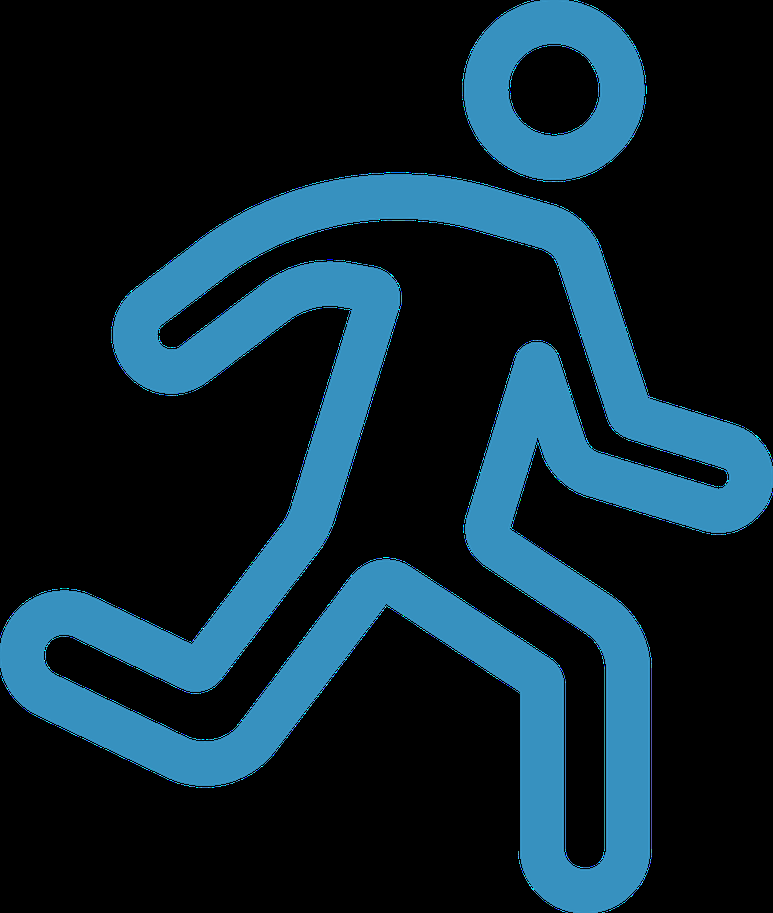
%> input picture matlab/边界提取/people2.png, 773 x 913 px, shrunk from 1982 x 2340 before the run
$ octave getbian.m   (GNU Octave 9; MATLAB toolbox functions it lacks are replaced by stand-ins)
%> lines starting %> are read from the running program, lines starting %| are printed output that depends on the picture; in (x1, y1, x2, y2) boxes, pixels count from 0 and x2, y2 are one past the last pixel; in counts of white or black regions, pixels touching at a corner belong together; the program's own positions count from 1
clear
RGB=imread('people2.png'); %读取图像
%> RGB is the input picture: size 913x773x3 uint8; mean R, G, B 14.4, 38.1, 50.3
I = rgb2gray(RGB);%转换灰度
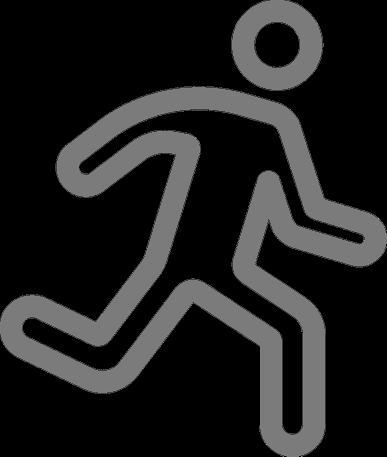
%> I: size 913x773 uint8 (shown at 1/2 size); min 0, max 255, mean 32.3
BW = imbinarize(I);%二值化
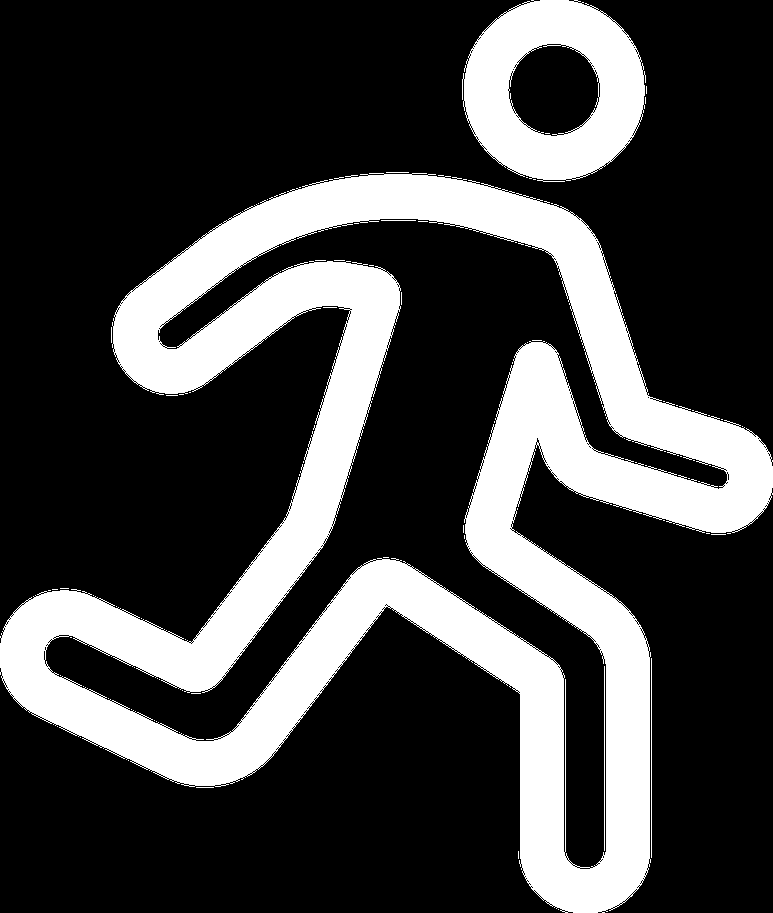
%> BW: size 913x773 logical; 26.2% white; 90 white regions (84 under 20 px), largest, box (x1, y1, x2, y2) and area: (0, 173, 773, 913) 164120, (462, 0, 646, 182) 19745, (651, 658, 652, 858) 200, (604, 666, 605, 851) 185, (381, 220, 416, 221) 35, (386, 172, 409, 173) 23
[B,W] = bwboundaries(BW,'holes');%提取边界
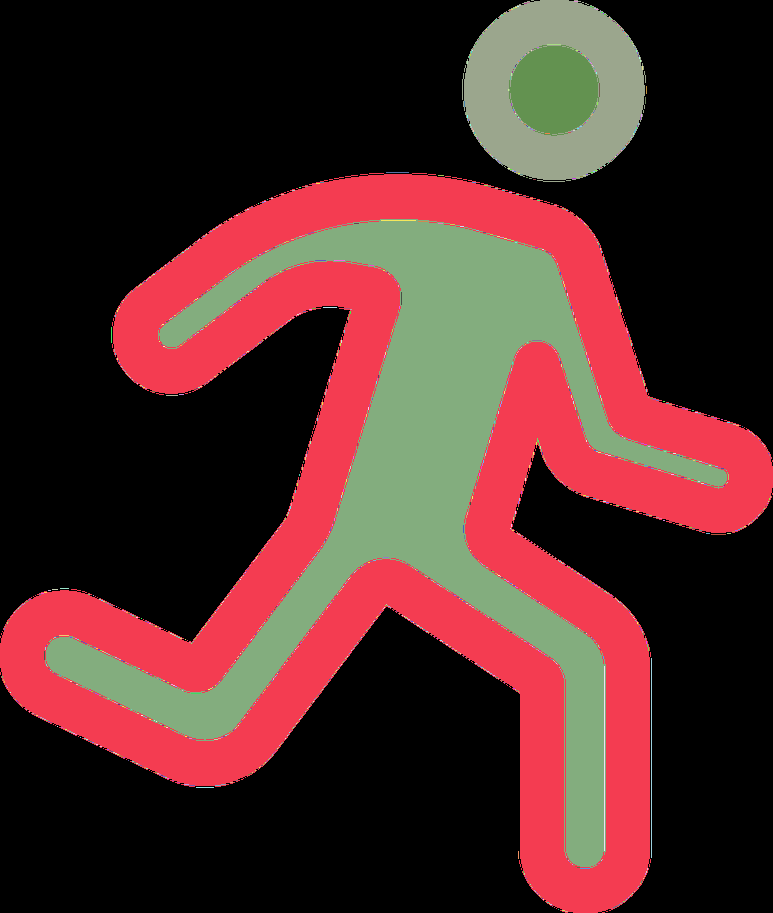
%> W: size 913x773 double; 2322 distinct labels, from 0 to 2321; one colour per label, 0 black
%> B = 2321 boundaries; largest, box (x1, y1, x2, y2) and points: (0, 173, 773, 913) 4481, (45, 219, 727, 868) 3808, (462, 0, 646, 182) 780, (651, 658, 652, 858) 399, (604, 666, 605, 851) 369
imshow(label2rgb(W, @jet, [.5 .5 .5]))%展示连续区域
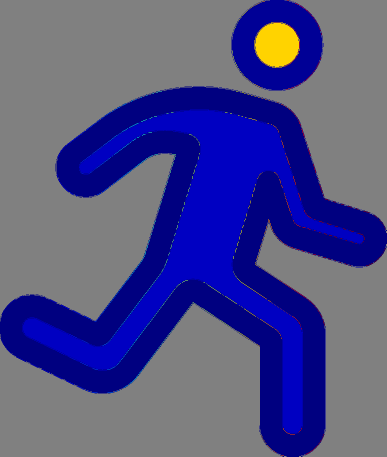
%> displayed picture: size 913x773x3, on the screen's scale of 0 to 255 (shown at 1/2 size); mean R, G, B 79.3, 78.9, 135.8
hold on%展示边界
for k = 1:length(B)
   boundary{k} = B{k};
   csl = [0;cumsum(vecnorm(diff(boundary{k}),2,2))];
   L(k)=csl(end);
   t{k}=csl/L(k);
   plot(boundary{k}(:,2), boundary{k}(:,1), 'w', 'LineWidth', 2)
end
%> this loop made 2321 passes
%> csl on passes 2 to 4: [0; 1; 2; 3; 4], [0; 1; 2; 3; 4; 5; 6; 7; 8; 9; 10], [0; 0]
%> after the loop, L = 2321 values, max 5254.6 at index 1, min 0 at index 4, mean 6.5; boundary = 2321 items; t = 2321 items
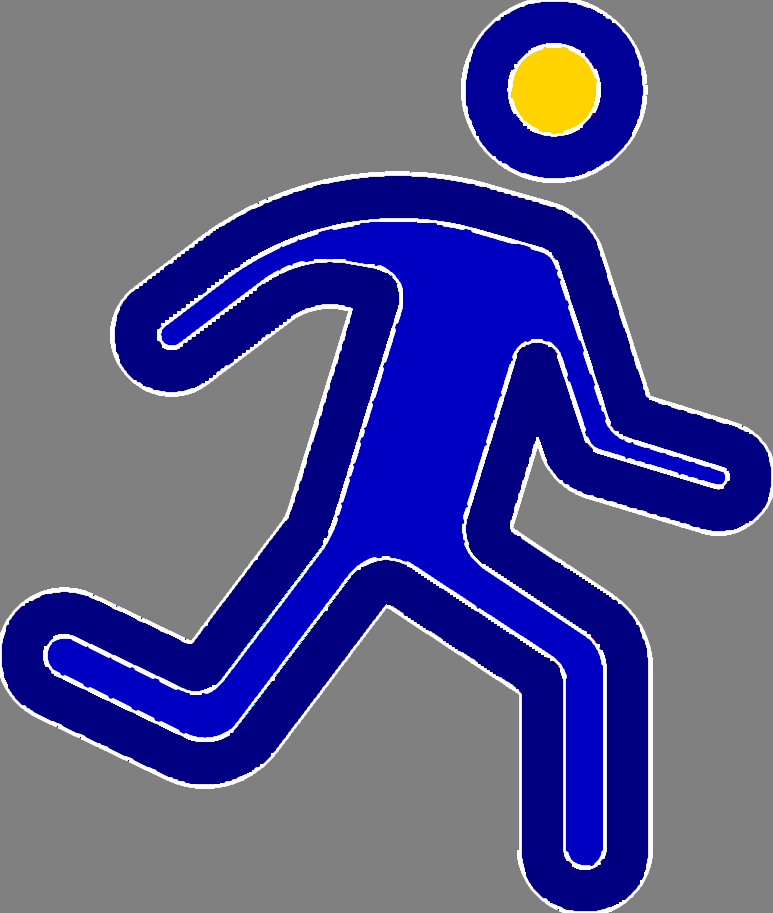
%> figure redrawn from the program's plot data
beilv=L/min(L);
decbeilv=2.^round(log2(beilv));


num=1000;%总点数
figure
hold on
for k = 1:length(B)
%> (the run ends here)

$ run again, with matlab/边界提取/people1.png copied over matlab/边界提取/people2.png
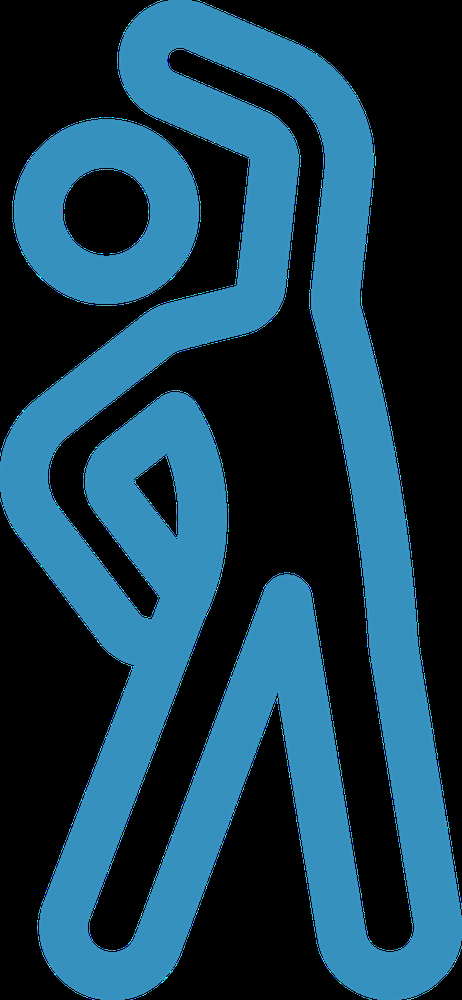
%> input picture matlab/边界提取/people1.png, 462 x 1000 px, shrunk from 1082 x 2344 before the run
%> RGB is the input picture: size 1000x462x3 uint8; mean R, G, B 24.2, 64.1, 84.5
%> BW: size 1000x462 logical; 44% white; 103 white regions (97 under 20 px), largest, box (x1, y1, x2, y2) and area: (0, 0, 462, 1000) 180894, (13, 118, 201, 304) 21523, (176, 502, 177, 534) 32, (228, 504, 229, 532) 28, (12, 201, 13, 222) 21, (96, 305, 117, 306) 21
%> `[B,W] = bwboundaries(BW,'holes');`:
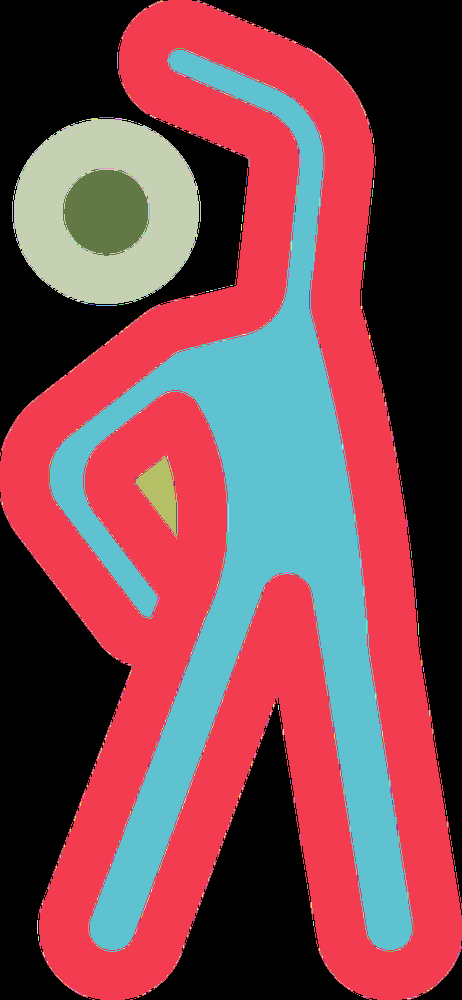
%> W: size 1000x462 double; 1896 distinct labels, from 0 to 1895; one colour per label, 0 black
%> B = 1895 boundaries; largest, box (x1, y1, x2, y2) and points: (0, 0, 462, 1000) 4857, (49, 50, 413, 952) 4144, (13, 118, 201, 304) 784, (63, 169, 149, 256) 279, (136, 456, 178, 537) 197
%> the loop `for k = 1:length(B)` made 1895 passes
%> csl on passes 5 to 7: [0; 1; 2; 3; 4; 5; 6; 7; 8], [0; 1; 2], [0; 1; 2; 3; 4; 5; 6; 7; 8]
%> after the loop `for k = 1:length(B)`: L = 1895 values, max 5493.1 at index 1, min 0 at index 31, mean 8.23; boundary = 1895 items
%> after the loop `for k = 1:length(B)`:
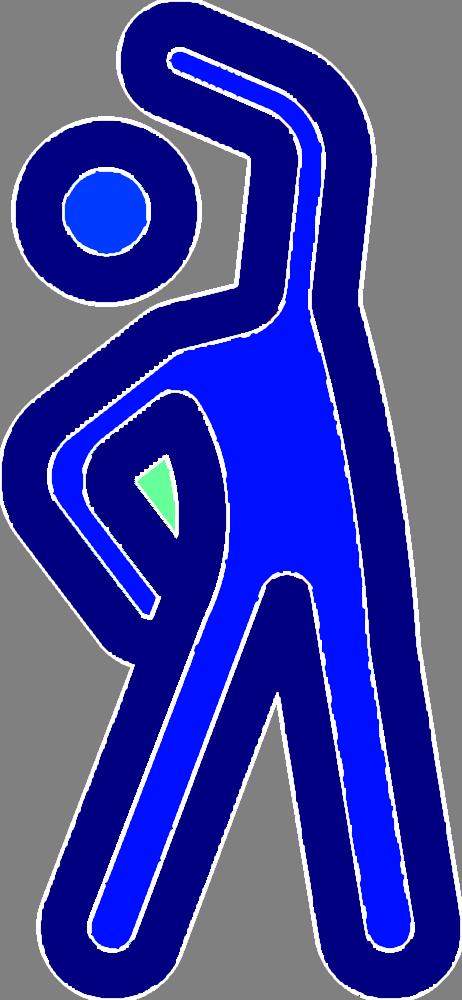
%> figure redrawn from the program's plot data
